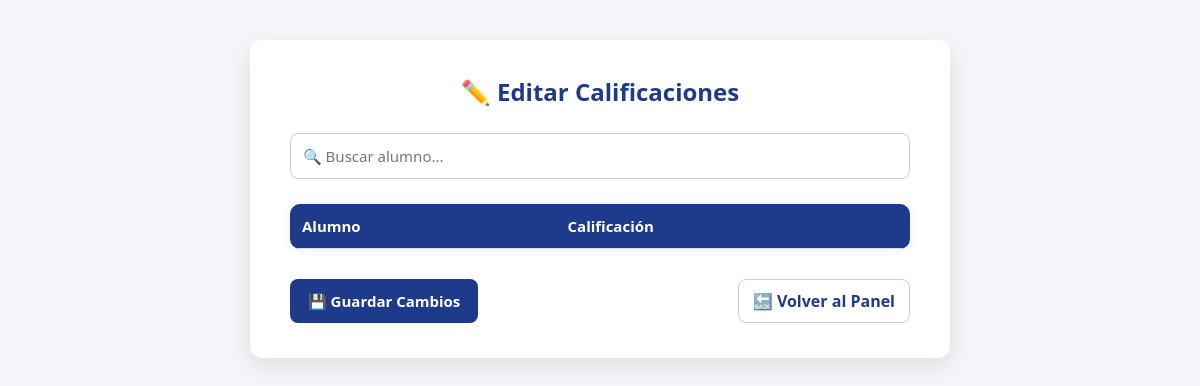
Page /editar_calificacion.php?id_grupo=2&id_materia=12&id_maestro=1&parcial=2 (signed in) on the earlier database version.
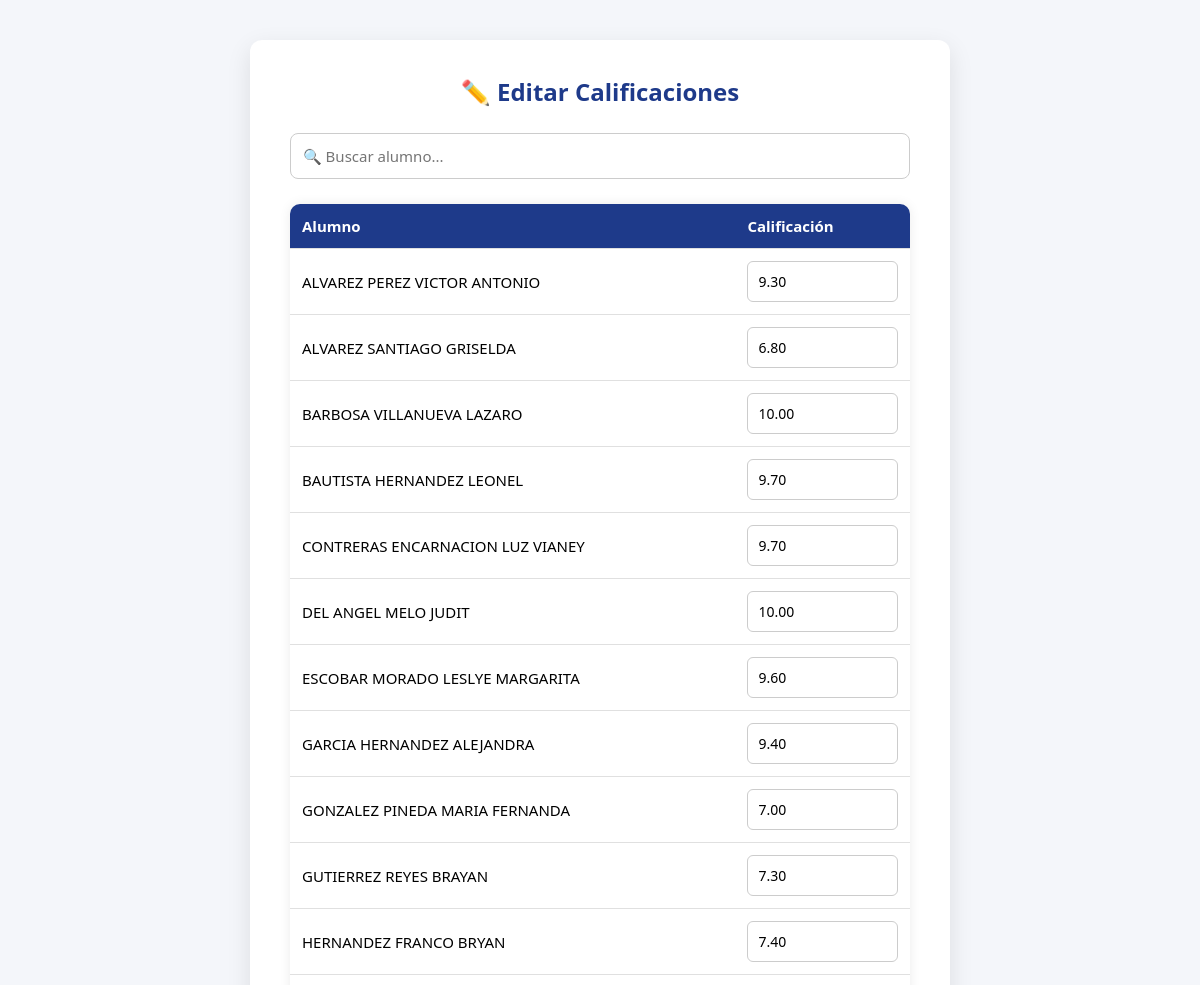
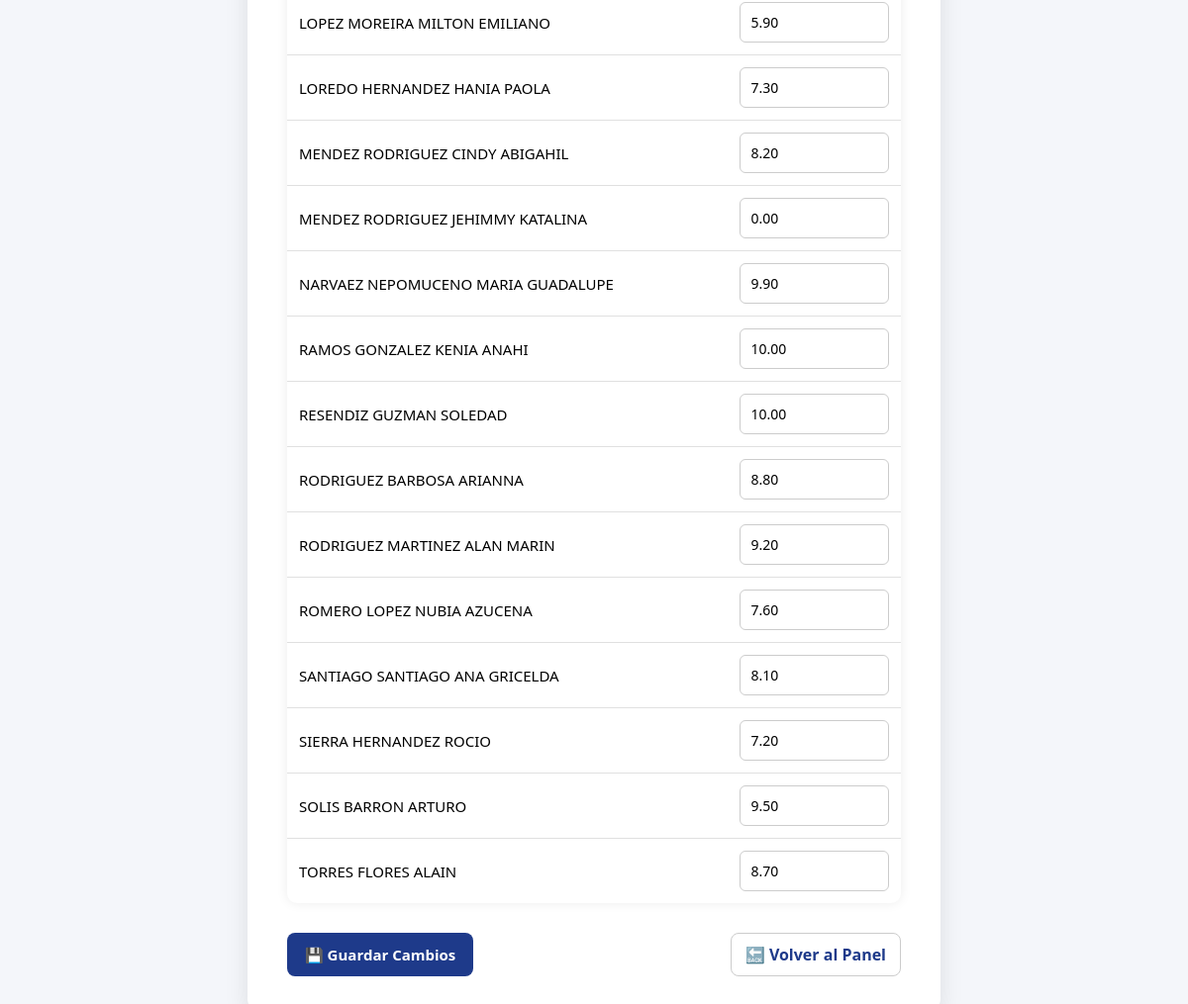
Same page on the later database version (2 pictures, top to bottom).
### tables this page shows
CREATE TABLE IF NOT EXISTS `calificaciones` (
  `id_calificacion` int NOT NULL AUTO_INCREMENT,
  `id_alumno` int NOT NULL,
  `id_maestro` int NOT NULL,
  `id_materia` int NOT NULL,
  `id_grupo` int NOT NULL,
  `parcial` int NOT NULL,
  `calificacion` decimal(5,2) DEFAULT NULL,
  `fecha_registro` timestamp NULL DEFAULT CURRENT_TIMESTAMP,
  PRIMARY KEY (`id_calificacion`),
  KEY `id_alumno` (`id_alumno`),
  KEY `id_materia` (`id_materia`),
  KEY `idx_consulta` (`id_grupo`,`id_materia`,`id_alumno`,`parcial`)
);

CREATE TABLE IF NOT EXISTS `alumnos` (
  `id_alumno` int NOT NULL AUTO_INCREMENT,
  `nombre_completo` varchar(100) NOT NULL,
  `usuario` varchar(20) NOT NULL,
  `contrasena` varchar(255) NOT NULL,
  `id_grupo` int NOT NULL,
  PRIMARY KEY (`id_alumno`),
  UNIQUE KEY `usuario` (`usuario`),
  KEY `id_grupo` (`id_grupo`)
);

### editar_calificacion.php (the view, shortened to what this page needs)
<?php
require 'conexion.php';
$id_grupo = intval($_GET['id_grupo']);
$id_materia = intval($_GET['id_materia']);
$id_maestro = intval($_GET['id_maestro']);
$parcial = intval($_GET['parcial']);
$sql = "
SELECT a.id_alumno, a.nombre_completo, c.calificacion
FROM calificaciones c
JOIN alumnos a ON c.id_alumno = a.id_alumno
WHERE c.id_grupo = ? AND c.id_materia = ? AND c.parcial = ? AND c.id_maestro = ?
ORDER BY a.nombre_completo
";
$stmt = $conn->prepare($sql);
$stmt->bind_param("iiii", $id_grupo, $id_materia, $parcial, $id_maestro);
$stmt->execute();
$result = $stmt->get_result();
?>
<!DOCTYPE html>
<html lang="es">
<head>
    <link rel="stylesheet" href="editar_calificaciones.css">
</head>
<body>
    <div class="contenedor">
        <h2>✏️ Editar Calificaciones</h2>
        <input type="text" id="buscador" placeholder="🔍 Buscar alumno..." onkeyup="filtrarTabla()" class="buscador">
        <form method="post">
            <table>
                <tr>
                    <th>Alumno</th>
                    <th>Calificación</th>
                </tr>
                <?php while ($row = $result->fetch_assoc()): ?>
                    <tr>
                        <td><?php echo htmlspecialchars($row['nombre_completo']); ?></td>
                        <td>
                            <input type="number" name="calificaciones[<?php echo $row['id_alumno']; ?>]"
                                   value="<?php echo $row['calificacion']; ?>" step="0.1" min="0" max="10" required>
                        </td>
                    </tr>
                <?php endwhile; ?>
            </table>
            <div class="acciones">
                <button type="submit">💾 Guardar Cambios</button>
                <a href="panel_admin.php" class="volver">🔙 Volver al Panel</a>
            </div>
        </form>
    </div>
</body>
</html>

Differences in the rows shown:
added calificaciones: id_alumno.nombre_completo "ALVAREZ PEREZ VICTOR ANTONIO", calificacion "9.30"
added calificaciones: id_alumno.nombre_completo "ALVAREZ SANTIAGO GRISELDA", calificacion "6.80"
added calificaciones: id_alumno.nombre_completo "BARBOSA VILLANUEVA LAZARO", calificacion "10.00"
added calificaciones: id_alumno.nombre_completo "BAUTISTA HERNANDEZ LEONEL", calificacion "9.70"
added calificaciones: id_alumno.nombre_completo "CONTRERAS ENCARNACION LUZ VIANEY", calificacion "9.70"
added calificaciones: id_alumno.nombre_completo "DEL ANGEL MELO JUDIT", calificacion "10.00"
added calificaciones: id_alumno.nombre_completo "ESCOBAR MORADO LESLYE MARGARITA", calificacion "9.60"
added calificaciones: id_alumno.nombre_completo "GARCIA HERNANDEZ ALEJANDRA", calificacion "9.40"
added calificaciones: id_alumno.nombre_completo "GONZALEZ PINEDA MARIA FERNANDA", calificacion "7.00"
added calificaciones: id_alumno.nombre_completo "GUTIERREZ REYES BRAYAN", calificacion "7.30"
added calificaciones: id_alumno.nombre_completo "HERNANDEZ FRANCO BRYAN", calificacion "7.40"
added calificaciones: id_alumno.nombre_completo "LOPEZ MOREIRA MILTON EMILIANO", calificacion "5.90"
added calificaciones: id_alumno.nombre_completo "LOREDO HERNANDEZ HANIA PAOLA", calificacion "7.30"
added calificaciones: id_alumno.nombre_completo "MENDEZ RODRIGUEZ CINDY ABIGAHIL", calificacion "8.20"
added calificaciones: id_alumno.nombre_completo "MENDEZ RODRIGUEZ JEHIMMY KATALINA", calificacion "0.00"
added calificaciones: id_alumno.nombre_completo "NARVAEZ NEPOMUCENO MARIA GUADALUPE", calificacion "9.90"
added calificaciones: id_alumno.nombre_completo "RAMOS GONZALEZ KENIA ANAHI", calificacion "10.00"
added calificaciones: id_alumno.nombre_completo "RESENDIZ GUZMAN SOLEDAD", calificacion "10.00"
added calificaciones: id_alumno.nombre_completo "RODRIGUEZ BARBOSA ARIANNA", calificacion "8.80"
added calificaciones: id_alumno.nombre_completo "RODRIGUEZ MARTINEZ ALAN MARIN", calificacion "9.20"
added calificaciones: id_alumno.nombre_completo "ROMERO LOPEZ NUBIA AZUCENA", calificacion "7.60"
added calificaciones: id_alumno.nombre_completo "SANTIAGO SANTIAGO ANA GRICELDA", calificacion "8.10"
added calificaciones: id_alumno.nombre_completo "SIERRA HERNANDEZ ROCIO", calificacion "7.20"
added calificaciones: id_alumno.nombre_completo "SOLIS BARRON ARTURO", calificacion "9.50"
added calificaciones: id_alumno.nombre_completo "TORRES FLORES ALAIN", calificacion "8.70"
